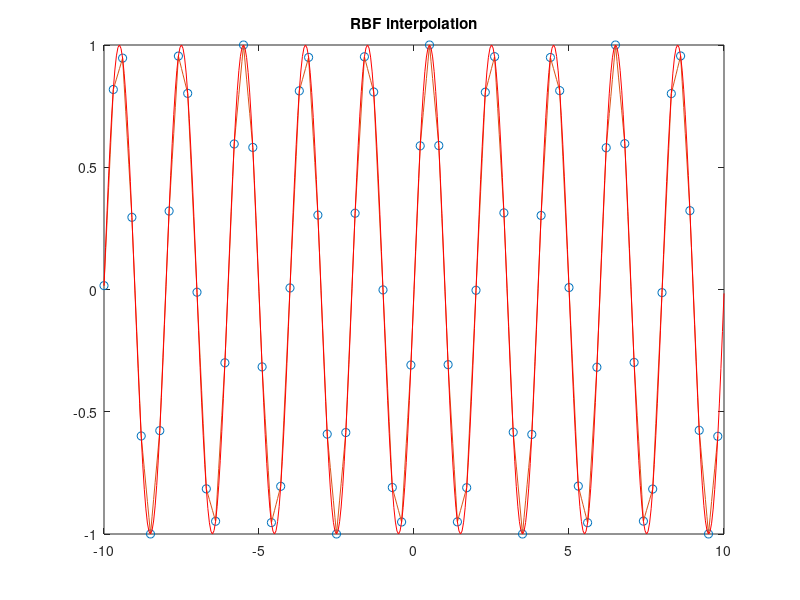

Here is the MATLAB script that generated this plot: (Note: this script raises an error after producing the figure.)
%in baraame shabake asabi RBF baraye darunyabi seri zamani ast.
%seri zamani ba tabdil fourier be shekle mosalasati bayad ijad gardand va dar
%baze mored nazar moshakhas shavand.baze dar in barname [-1,1] ast.hamchenin
%dar in barnaame az taabe gausi va taabe e multiqadric baraye darunyabi
%estefade shode ast.

x = -10:0.3:10; 
y = sin(3.14*x); 
xi = -10:0.05:10; 

%Matlab
yi = interp1(x,y,xi); 
 plot(x,y,'o',xi,yi, xi, sin(3.14*xi),'r'); title('RBF interpolation');

%RBF

op=rbfcreate(x, y,'RBFFunction', 'gaussian'); rbfcheck(op);
%op=rbfcreate(x, y,'RBFFunction', 'multiquadric', 'RBFConstant', 2); rbfcheck(op);

fi = rbfinterp(xi, op);



